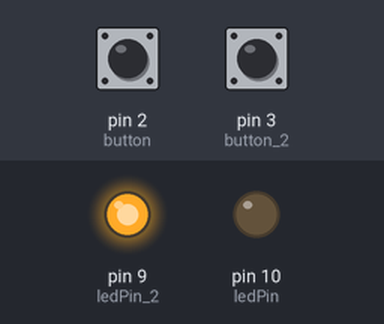
Simulated run of this sketch. Board: Arduino Uno, built with avr-gcc and run on an emulated ATmega328P. Parts: output pins drawn as LEDs (lit = HIGH). The test bench sets the inputs (shaded band); at power-on: pin 2 (button) HIGH, pin 3 (button_2) HIGH.

Above: at 1.2 s.
1.3 s: pin 2 (button) pulled LOW for 0.15 s
At 1.7 s:
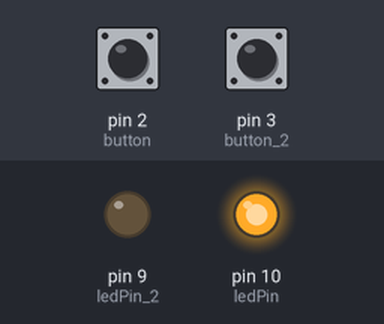
4.4 s: pin 3 (button_2) pulled LOW for 0.15 s
At 5.2 s:
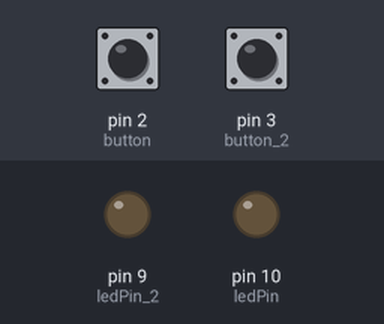
7.5 s: pin 2 (button) pulled LOW for 1 s
At 8.8 s:
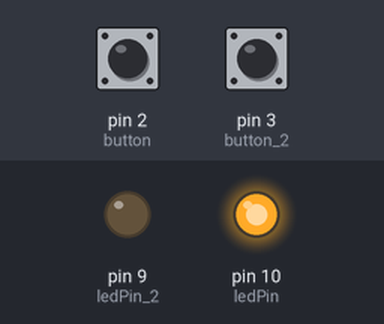
11.5 s: pin 2 (button) pulled LOW for 3.2 s
At 13.4 s:
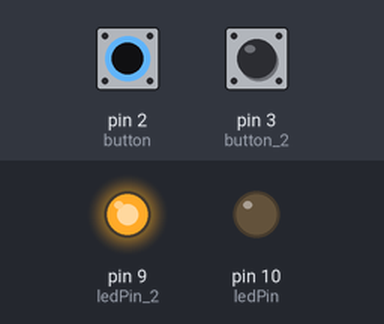
16.5 s: pin 3 (button_2) pulled LOW for 1 s
At 19.2 s:
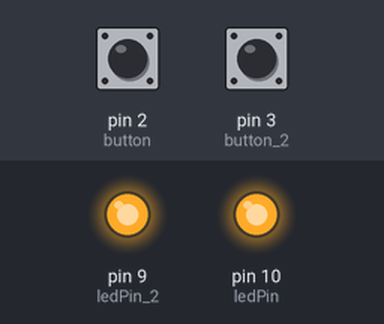
20.5 s: pin 3 (button_2) pulled LOW for 3.2 s
At 21.1 s:
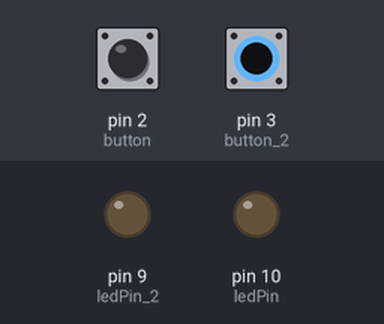
Timing chart, 0 to 25.5 s (numbered marks = the images above; inputs shaded):
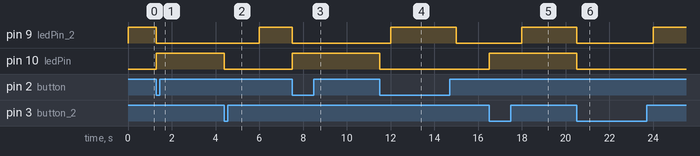

The sketch:

debounce.ino
```cpp
#define button 2
#define button_2 3
#define ledPin 10

#define ledPin_2 9

void setup(){
  pinMode(button,INPUT_PULLUP);
  pinMode(button_2,INPUT_PULLUP);
  pinMode(ledPin,OUTPUT);
  attachInterrupt(0,EXTI0_ISR,FALLING);
  attachInterrupt(1,EXTI0_ISR,FALLING);
  pinMode(ledPin_2,OUTPUT);

}
void loop(){

  digitalWrite(ledPin_2,HIGH);
  delay(3000);
  digitalWrite(ledPin_2,LOW);
  delay(3000);
  }

void EXTI0_ISR(){
  digitalWrite(ledPin, !digitalRead(ledPin));
  digitalWrite(ledPin_2,LOW);
  delay(3000);
}
```

Measured:
- after the input at 1.3 s, pin 9 (ledPin_2): HIGH → LOW after 0.00 s instead of 1.7 s; pin 10 (ledPin): LOW → HIGH at once
- after the input at 4.4 s, pin 10 (ledPin): HIGH → LOW at once
- after the input at 7.5 s, pin 9 (ledPin_2): HIGH → LOW after 0.00 s instead of 1.5 s; pin 10 (ledPin): LOW → HIGH at once
- after the input at 11.5 s, pin 10 (ledPin): HIGH → LOW at once
- after the input at 16.5 s, pin 10 (ledPin): LOW → HIGH at once
- after the input at 20.5 s, pin 10 (ledPin): HIGH → LOW at once
